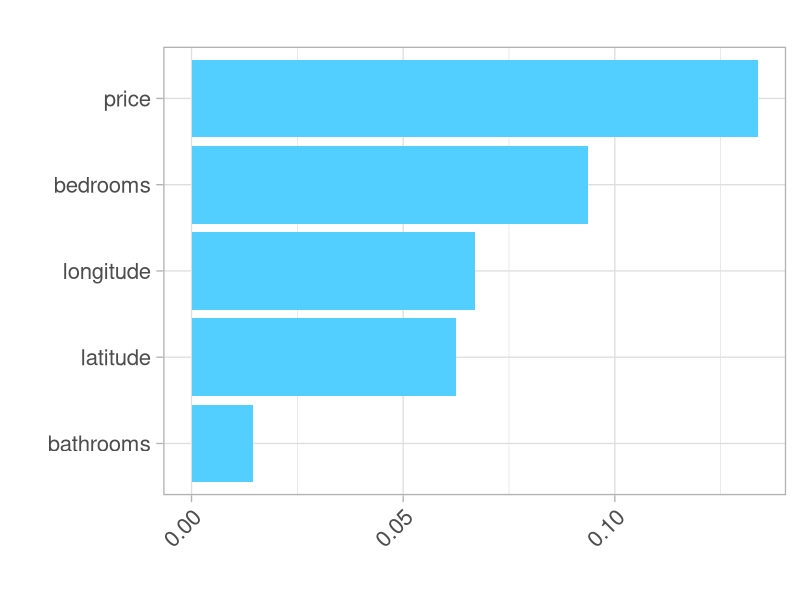
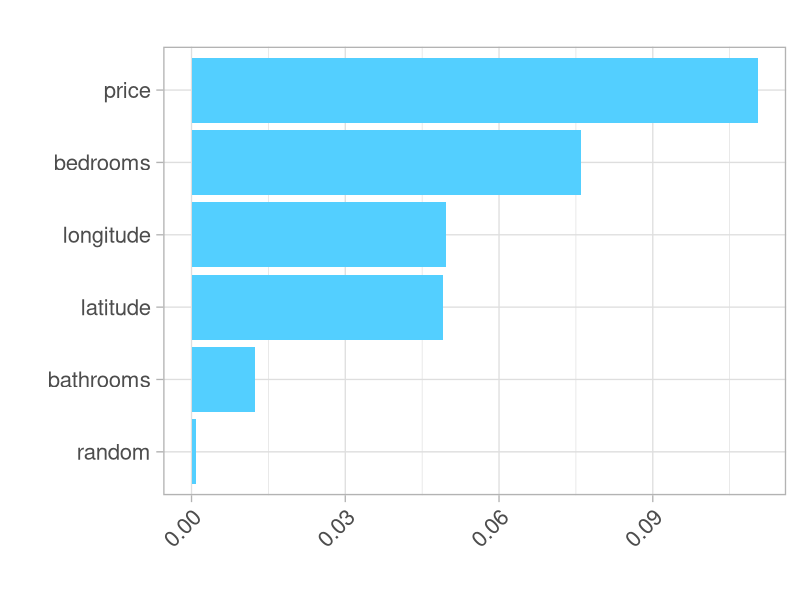
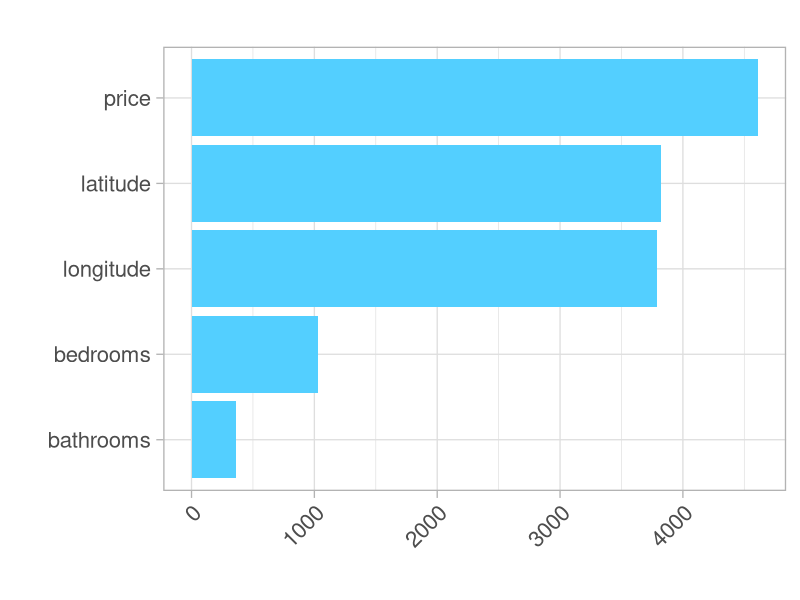
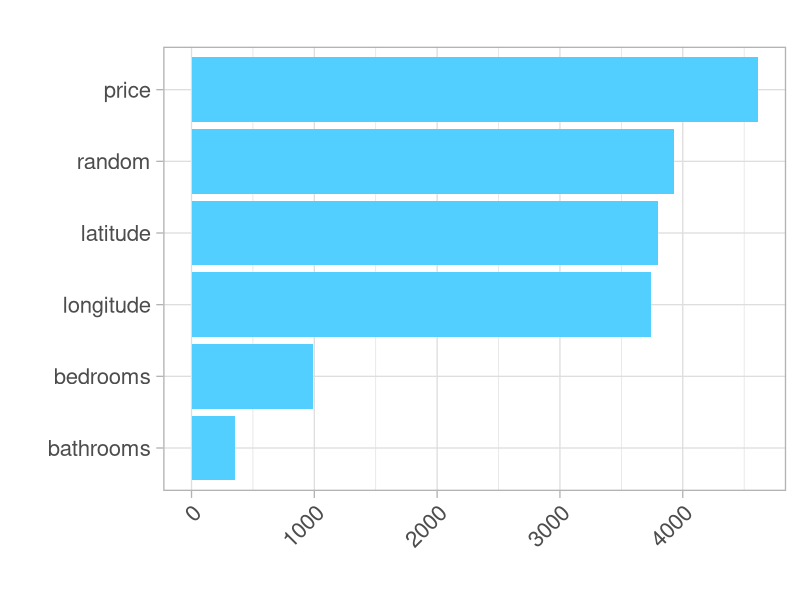
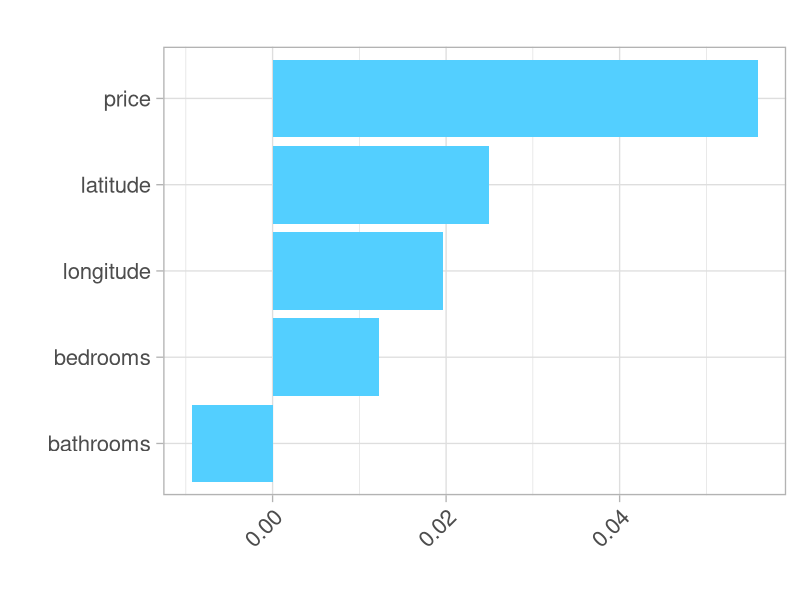
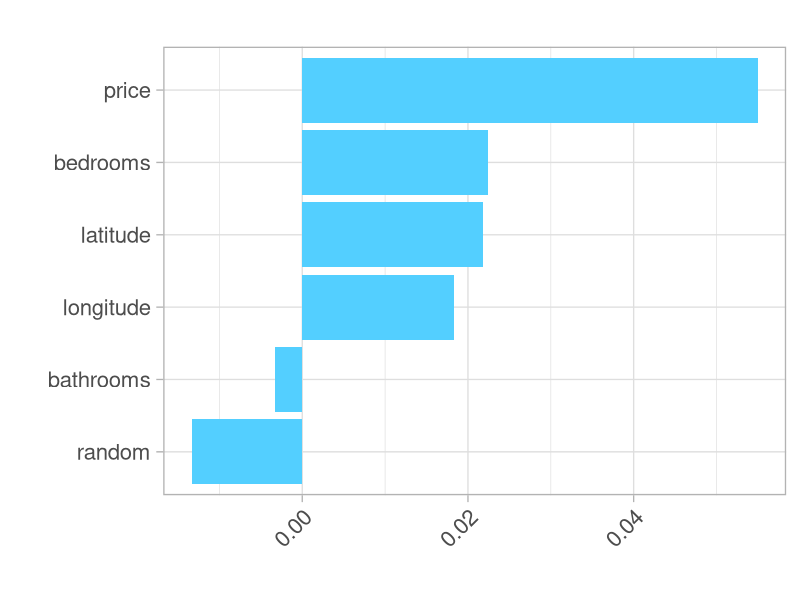

Source code (R) for these figures, in order:
## ---- chunk 1
knitr::opts_chunk$set(echo = TRUE)
## ---- chunk 2
# RF Classification - feature importances

library(tidyverse)
library(randomForest)
library(cowplot)
library(gridExtra)

rent <- read.csv('./data/rent.csv')
class(rent$interest_level)
#interest.map <- c("low"=1, "medium"=2, "high"=3)

#ent$interest_level <- interest.map[as.character(rent$interest_level)]

summary(rent)

## plotting functions ##

create_rfplot <- function(rf, type){
  imp <- importance(rf, type=type, scale = F)
  featureImportance <- data.frame(Feature=row.names(imp), Importance=imp[,1])
  
  p <- ggplot(featureImportance, aes(x=reorder(Feature, Importance), y=Importance)) +
       geom_bar(stat="identity", fill="#53cfff") +
       coord_flip() + 
       theme_light(base_size=20) +
       xlab("") +
       ylab("") + 
       ggtitle("") +
       theme(plot.title=element_text(size=14),
             axis.text.x = element_text(angle = 45, hjust = 1))
  return(p)
}

create_ggplot <- function(featureImportance){
  p <- ggplot(featureImportance, aes(x=reorder(Feature, Importance), y=Importance)) +
       geom_bar(stat="identity", fill="#53cfff") +
       coord_flip() + 
       theme_light(base_size=20) +
       xlab("") +
       ylab("") + 
       ggtitle("") +
       theme(plot.title=element_text(size=14),
             axis.text.x = element_text(angle = 45, hjust = 1))
  return(p)
}
## ---- chunk 3
rent$interest_level <- as.factor(rent$interest_level)
head(rent)
## ---- chunk 4
####### no random column #########
set.seed(1)
rent$random <- sample(100, size = nrow(rent), replace = TRUE)

#Fit Random Forest Model
rf1 = randomForest(interest_level ~ .,  
                  ntree = 40,
                  data = rent[, 1:6],
                  nodesize = 1, importance = TRUE)
#print(rf)

#round(importance(rf, type = 1), 2)
#round(importance(rf), 2)

# Variable Importance
#varImpPlot(rf,  
           #sort = T,
           #main="Top - Variable Importance")

p1 <- create_rfplot(rf1, type = 1)
ggsave('../article/fixed_images/cls_permute_R.svg',
       plot = p1, device = 'svg', height = 7, width = 10)
######## with random column ########


#Fit Random Forest Model
rf2 = randomForest(interest_level ~ .,  
                  ntree = 40,
                  data = rent,
                  nodesize = 1, importance = TRUE)
#print(rf)

#round(importance(rf, type = 1), 2)
#round(importance(rf), 2)

# Variable Importance
#varImpPlot(rf,  
           #sort = T,
           #main="Top - Variable Importance")

p2 <- create_rfplot(rf2, type = 1)
ggsave('../article/fixed_images/cls_permute_random_R.svg',
       plot = p2, device = 'svg', height = 7, width = 10)
## ---- chunk 5
####### no random column #########


p1 <- create_rfplot(rf1, type = 2)
ggsave('../article/fixed_images/cls_dflt_R.svg',
       plot = p1, device = 'svg', height = 7, width = 10)

######## with random column ########

p2 <- create_rfplot(rf2, type = 2)
ggsave('../article/fixed_images/cls_dflt_random_R.svg',
       plot = p2, device = 'svg', height = 7, width = 10)

## ---- chunk 6
####### no random column #########
get_drop_imp <- function(rent, columns){
  X <- rent[,c(columns, 'interest_level')] # data
  rf <- randomForest(interest_level~., data = X,
                   ntree = 40, mtry=2, nodesize=1, importance=T)
  full_rsq <- -1*mean(rf$err.rate) # 
  
  imp <- c()
  for (c in columns){
    X_sub <- X[, !(colnames(X) == c)]
    rf <- randomForest(interest_level~., data = X_sub,
                   ntree = 40, mtry=2, nodesize=1, importance=T)
    sub_rsq <- -1*mean(rf$err.rate) # 
    diff_rsq <- full_rsq - sub_rsq
    imp <- c(imp, diff_rsq)
  }
  featureImportance <- data.frame(Feature=columns, Importance=imp)
  return(featureImportance)
}

columns <- c('bathrooms', 'bedrooms', 'longitude', 'latitude', 'price')
featureImportance <- get_drop_imp(rent[, 1:6], columns)
p1 <- create_ggplot(featureImportance)
ggsave('../article/fixed_images/cls_drop_R.svg',
       plot = p1, device = 'svg', height = 7, width = 10)

columns <- c('bathrooms', 'bedrooms', 'longitude', 'latitude', 'random', 'price')
featureImportance <- get_drop_imp(rent, columns)
p2 <- create_ggplot(featureImportance)
ggsave('../article/fixed_images/cls_drop_random_R.svg',
       plot = p2, device = 'svg', height = 7, width = 10)
